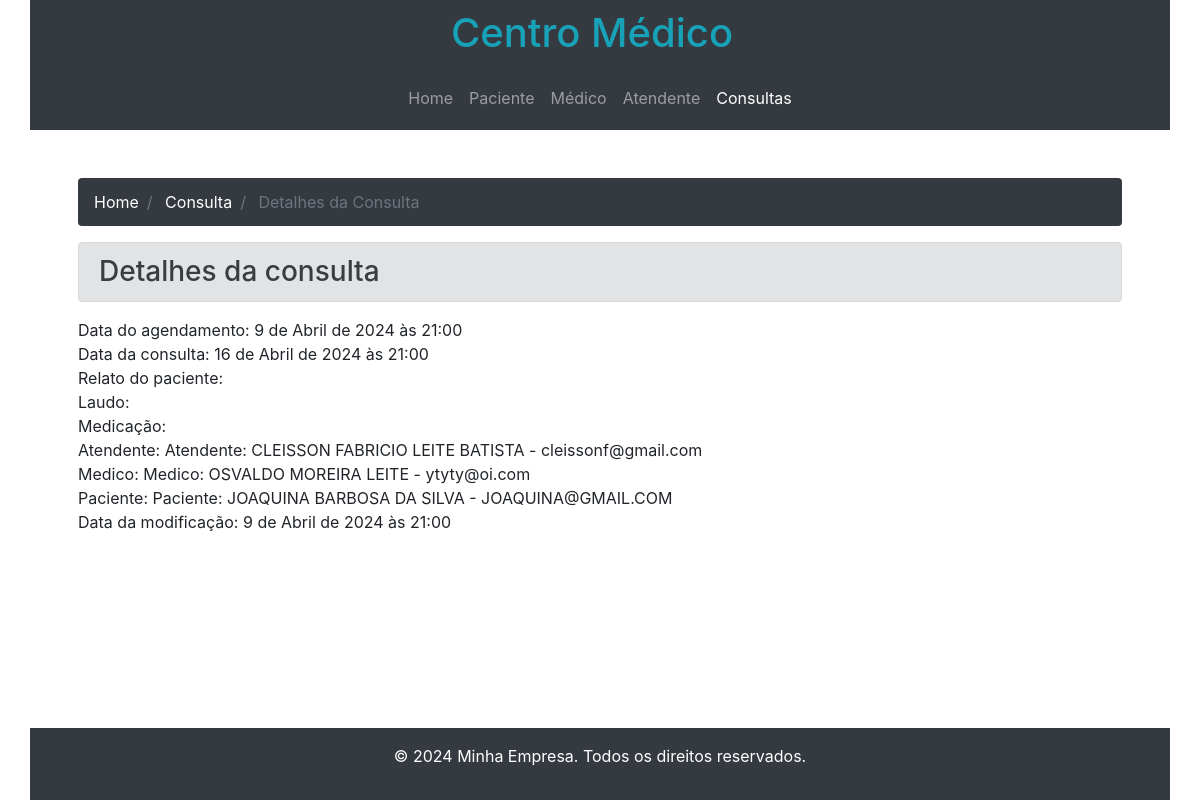
Page /consulta/detalhamento/1 on the committed database.
### app/models.py (models this page shows, shortened)
class Consultas(models.Model):
    paciente = models.ForeignKey(Paciente,on_delete=models.PROTECT)
    atendente = models.ForeignKey(Atendente,on_delete=models.PROTECT)
    medico = models.ForeignKey(Medico,on_delete=models.PROTECT)
    data_agendamento = models.DateTimeField(auto_now_add=True)
    data_consulta = models.DateTimeField()
    relato_paciente = models.TextField(blank=True)
    sintomas = models.ManyToManyField(Sintomas, blank=True)
    laudo = models.TextField(blank=True)
    medicacao = models.CharField(max_length=100, blank=True)
    data_modificacao = models.DateTimeField(auto_now=True)

class Atendente(models.Model):
    nome_completo = models.CharField(max_length=100)
    endereco = models.CharField(max_length=250)
    cidade = models.CharField(max_length=100)
    uf = models.CharField(max_length=2)
    cep = models.CharField(max_length=9)
    telefone = models.CharField(max_length=11)
    email = models.EmailField(max_length=100)
    usuario = models.CharField(max_length=50, unique=True)
    senha = models.CharField(max_length=50)
    data_cadastro = models.DateTimeField(auto_now_add=True)
    data_modificacao = models.DateTimeField(auto_now=True)
    def __str__(self):
        return f"Atendente: {self.nome_completo} - {self.email}"

class Medico(models.Model):
    nome_completo = models.CharField(max_length=100)
    endereco = models.CharField(max_length=250)
    cidade = models.CharField(max_length=100)
    uf = models.CharField(max_length=2, help_text='Informe a unidade Federativa', verbose_name='Unidade Federativa')
    cep = models.CharField(max_length=9)
    telefone = models.CharField(max_length=11)
    email = models.EmailField(max_length=100)
    especialidade = models.CharField(max_length=200)
    usuario = models.CharField(max_length=50)
    senha = models.CharField(max_length=50)
    data_cadastro = models.DateTimeField(auto_now_add=True)
    data_modificacao = models.DateTimeField(auto_now=True)
    def __str__(self):
        return f"Medico: {self.nome_completo} - {self.email}"

class Paciente(models.Model):
    nome_completo = models.CharField(max_length=100)
    endereco = models.CharField(max_length=250)
    cidade = models.CharField(max_length=100)
    uf = models.CharField(max_length=2)
    cep = models.CharField(max_length=9)
    telefone = models.CharField(max_length=11)
    email = models.EmailField(max_length=100)
    data_cadastro = models.DateTimeField(auto_now_add=True)
    data_modificacao = models.DateTimeField(auto_now=True)
    def __str__(self):
        return f"Paciente: {self.nome_completo} - {self.email}"

### app/views.py (the view)
# urls.py: path('consulta/detalhamento/<int:id>',detalhamento_consulta,name='detalhamento_consulta'),
def detalhamento_consulta(request,id):
    dados = {'pagina':'consulta','consulta':Consultas.objects.get(id=id)}
    return render(request,'detalhamento_consulta.html',dados)

### app/templates/detalhamento_consulta.html (shortened to what this page needs)
{% extends "base.html" %}
{% block conteudo %}
<nav aria-label="breadcrumb">
    <ol class="breadcrumb bg-dark">
        <li class="breadcrumb-item">
            <a href="{% url 'home' %}" class="text-white">Home</a>
        </li>
        <li class="breadcrumb-item">
            <a href="{% url 'consulta' %}" class="text-white">Consulta</a>
        </li>
        <li class="breadcrumb-item active" aria-current="page">
            Detalhes da Consulta
        </li>
    </ol>
</nav>
<h3 class='alert alert-secondary'>Detalhes da consulta</h3>
Data do agendamento: {{consulta.data_agendamento}}
<br />
Data da consulta: {{consulta.data_consulta}}
<br />
Relato do paciente: {{consulta.relato_paciente}}
<br />
Laudo: {{consulta.laudo}}
<br />
Medicação: {{consulta.medicacao}}
<br />
Atendente: {{consulta.atendente}}
<br />
Medico: {{consulta.medico}}
<br />
Paciente: {{consulta.paciente}}
<br />
Data da modificação: {{consulta.data_modificacao}}
{% endblock %}

### rows in the picture
Consultas: data_agendamento "9 de Abril de 2024 às 21:00", data_consulta "16 de Abril de 2024 às 21:00", atendente "Atendente: CLEISSON FABRICIO LEITE BATISTA - cleissonf@gmail.com", medico "Medico: OSVALDO MOREIRA LEITE - ytyty@oi.com", paciente "Paciente: JOAQUINA BARBOSA DA SILVA - JOAQUINA@GMAIL.COM", data_modificacao "9 de Abril de 2024 às 21:00"
